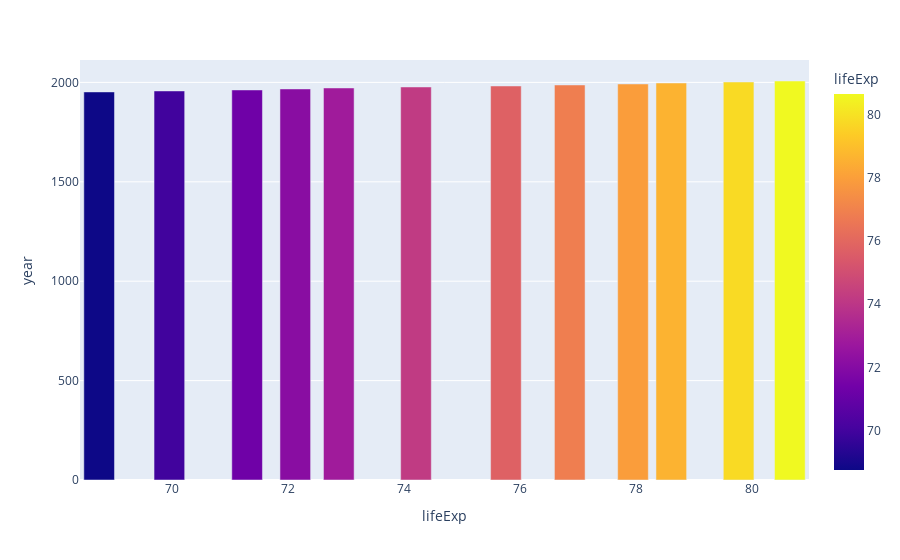

The cell this chart's notebook holds for it:
### Code cell
px.bar(dc,x='lifeExp',y='year',color='lifeExp')

### Figure 1 — Plotly figure (JSON) as saved in the notebook; plotly's stock layout.template omitted (floating-point values rounded to 4 significant figures)
{"data": [{"alignmentgroup": "True", "hovertemplate": "lifeExp=%{marker.color}<br>year=%{y}<extra></extra>", "legendgroup": "", "marker": {"color": [68.75, 69.96, 71.3, 72.13, 72.88, 74.21, 75.76, 76.86, 77.95, 78.61, 79.77, 80.65], "coloraxis": "coloraxis", "pattern": {"shape": ""}}, "name": "", "offsetgroup": "", "orientation": "v", "showlegend": false, "textposition": "auto", "type": "bar", "x": [68.75, 69.96, 71.3, 72.13, 72.88, 74.21, 75.76, 76.86, 77.95, 78.61, 79.77, 80.65], "xaxis": "x", "y": [1952, 1957, 1962, 1967, 1972, 1977, 1982, 1987, 1992, 1997, 2002, 2007], "yaxis": "y"}], "layout": {"barmode": "relative", "coloraxis": {"colorbar": {"title": {"text": "lifeExp"}}, "colorscale": [[0, "#0d0887"], [0.1111, "#46039f"], [0.2222, "#7201a8"], [0.3333, "#9c179e"], [0.4444, "#bd3786"], [0.5556, "#d8576b"], [0.6667, "#ed7953"], [0.7778, "#fb9f3a"], [0.8889, "#fdca26"], [1, "#f0f921"]]}, "legend": {"tracegroupgap": 0}, "margin": {"t": 60}, "xaxis": {"anchor": "y", "domain": [0, 1], "title": {"text": "lifeExp"}}, "yaxis": {"anchor": "x", "domain": [0, 1], "title": {"text": "year"}}}}
